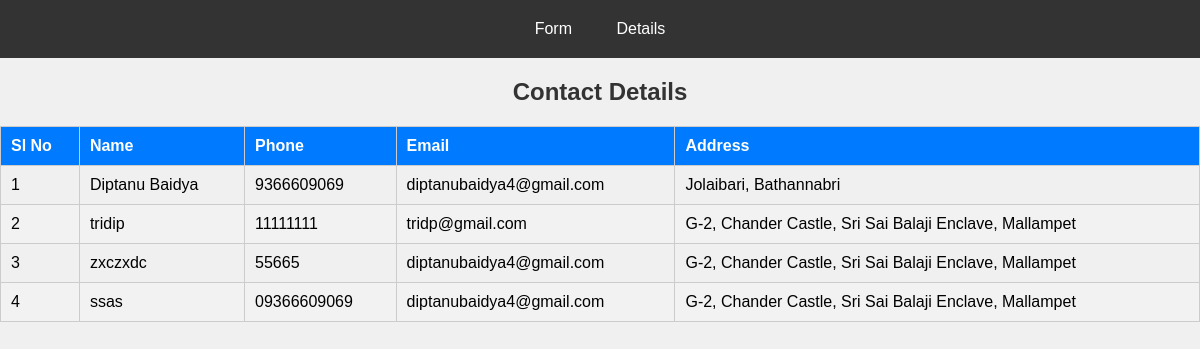
The page /formdetails.php on the database its author committed.
### tables this page shows
CREATE TABLE `form1` (
  `id` int(11) NOT NULL,
  `Name` varchar(100) NOT NULL,
  `Phone` varchar(100) NOT NULL,
  `Email` varchar(100) NOT NULL,
  `Address` varchar(100) NOT NULL
);

### encrytion.php (called while the page is built, shortened)
<?php
function dec_data($enc_data)
{
    $encrypt_method = 'AES-256-CBC';
    $secret_key = 'DiptanuBaidya@secret_key!';
    $secret_iv = 'DiptanuBaidya@iv!';
    $key = hash('sha256', $secret_key);
    $iv = substr(hash('sha256', $secret_iv), 0, 16);
    $enc_data = base64_decode($enc_data);
    $dec_data = openssl_decrypt($enc_data, $encrypt_method, $key, 0, $iv);
    return $dec_data;
}
?>

### formdetails.php (the view, shortened to what this page needs)
<?php
include('./includes/connect.php');
include('./includes/encrytion.php');
?>
<!DOCTYPE html>
<html lang="en">
<head>
    <link rel="stylesheet" href="styles.css">
</head>
<body>
<nav>
        <ul>
        <li><a href="index.php">Form</a></li>
            <li><a href="formdetails.php">Details</a></li>
        </ul>
    </nav>
    <h2>Contact Details</h2>
    <table id="contactTable">
        <thead>
            <tr>
                <th>Sl No</th>
                <th>Name</th>
                <th>Phone</th>
                <th>Email</th>
                <th>Address</th>
            </tr>
        </thead>
        <tbody>
            <?php
            $x = 1;
            $sql = "SELECT `id`, `Name`, `Phone`, `Email`, `Address` FROM `form1`";
            $result = $conn->query($sql);
            if ($result->num_rows > 0) {
                while ($row = $result->fetch_assoc()) {
            ?>
                    <tr>
                        <td><?php echo $x++ ?></td>
                        <td><?php echo $row["Name"];  ?></td>
                        <td><?php echo dec_data($row["Phone"]);  ?></td>
                        <td><?php echo dec_data($row["Email"]);  ?></td>
                        <td><?php echo $row["Address"];  ?></td>
                    </tr>
            <?php
                }
            }
            ?>
        </tbody>
    </table>
</body>
</html>

### styles.css (style rules this page uses)
body { font-family: Arial, sans-serif; background-color: #f0f0f0; margin: 0; padding: 0; }
h2 { text-align: center; color: #333; }
body { font-family: Arial, sans-serif; background-color: #f0f0f0; margin: 0; padding: 20px; }
table { width: 100%; border-collapse: collapse; margin-top: 20px; }
thead { background-color: #007bff; color: #fff; }
th, td { padding: 10px; border: 1px solid #ccc; }
th { text-align: left; }
tbody tr:nth-child(even) { background-color: #f2f2f2; }
body { font-family: Arial, sans-serif; margin: 0; padding: 0; }
nav { background-color: #333; display: flex; flex-direction: row; justify-content: center; align-items: center; }
ul { list-style-type: none; margin: 0; padding: 0; }
li { display: inline-block; }
li a { display: block; padding: 20px; color: #fff; text-decoration: none; }

### rows shown on the page
form1: Name "Diptanu Baidya", Phone "9366609069", Email "diptanubaidya4@gmail.com", Address "Jolaibari, Bathannabri"
form1: Name "tridip", Phone "11111111", Email "tridp@gmail.com", Address "G-2, Chander Castle, Sri Sai Balaji Enclave, Mallampet"
form1: Name "zxczxdc", Phone "55665", Email "diptanubaidya4@gmail.com", Address "G-2, Chander Castle, Sri Sai Balaji Enclave, Mallampet"
form1: Name "ssas", Phone "09366609069", Email "diptanubaidya4@gmail.com", Address "G-2, Chander Castle, Sri Sai Balaji Enclave, Mallampet"
